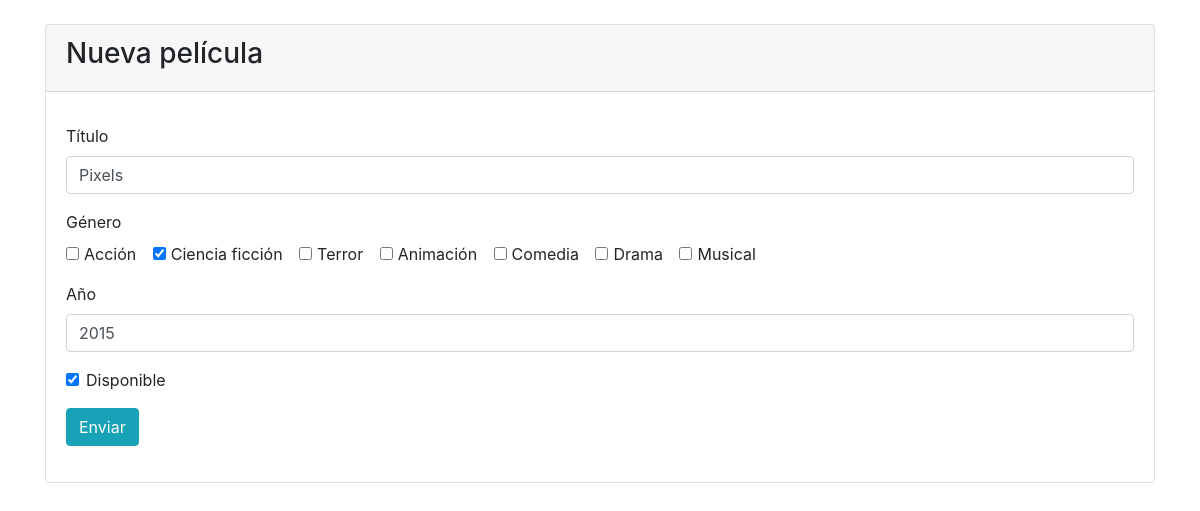
/vista/pelicula_actualizar.php?id=27036, run on the app's committed database.
### tables this page shows
CREATE TABLE IF NOT EXISTS `pelicula` (
  `id` int(11) NOT NULL AUTO_INCREMENT,
  `titulo` varchar(50) NOT NULL,
  `genero` varchar(100) NOT NULL,
  `año` int(11) NOT NULL,
  `disponible` bit(1) NOT NULL DEFAULT b'0',
  PRIMARY KEY (`id`)
);

### vista/pelicula_actualizar.php (called while the page is built, shortened)
<?php
$errores = '';
$frm_enviado = false;
if (isset($_POST['btn_enviar'])) {
    $id = $_POST['id'];
    $titulo = $_POST['titulo'];
    $genero = (isset($_POST['genero'])) ? implode(', ', $_POST['genero']) : '';
    $año = $_POST['año'];
    $disponible = (isset($_POST['disponible'])) ? true : false;
    if (!empty($titulo)) {
        $titulo = trim($titulo);
        $titulo = filter_var($titulo, FILTER_SANITIZE_STRING);
    } else {
        $errores .= 'Ingresar un título de la película<br/>';
    }
    if ($genero == '') {
        $errores .= 'Elegir por lo menos un género<br/>';
    }
    if (!empty($año)) {
        $año = trim($año);
        $año = filter_var($año, FILTER_SANITIZE_NUMBER_INT);
        $actual = date('Y');
        if ($año < 1901 || $año > $actual) {
            $errores .= 'El año no es válido<br/>';
        }
    }
    else {
        $errores .= 'Debe digitar el año de creación de película<br/>';
    }
    if (!$errores) {
        require_once '../modelo/Pelicula.php';
        require_once '../control/PeliculaControl.php';
        $pelicula = new Pelicula($id, $titulo, $genero, $año, $disponible);
        $peliculaControl = new PeliculaControl();
        if (trim($id) == '') {
            $peliculaControl->agregar($pelicula);
        }
        else {
            $peliculaControl->modificar($pelicula);
        }
        header('location: peliculas_listar.php');
    }
}
else if (isset($_GET['id']) && !isset($_POST['btn_enviar'])) {
    $id = $_GET['id'];
    require_once '../control/PeliculaControl.php';
    $peliculaControl = new PeliculaControl();
    $pelicula = $peliculaControl->buscarPorId($id);
    $titulo = $pelicula->titulo;
    $genero = $pelicula->genero;
    $año = $pelicula->año;
    $disponible = $pelicula->disponible;
}
require_once 'pelicula_vista_actualizar.php';

### control/PeliculaControl.php (called while the page is built, shortened)
<?php
class PeliculaControl {
    public function __construct() {
        try {
            $this->cnx = Db::conectar();
        }
        catch (PDOException $ex) {
            die($ex->getMessage());
        }
    }
    public function buscarPorId($id) {
        try {
            $sql = 'select * from pelicula where id = ?';
            $conexion = $this->cnx;
            $prep = $conexion->prepare($sql);
            $prep->execute(array($id));
            $pelicula = $prep->fetch(PDO::FETCH_OBJ);
        }
        catch (PDOException $ex) {
            die($ex->getMessage());
        }
        return $pelicula;
    }
}

### vista/pelicula_vista_actualizar.php (the view, shortened to what this page needs)
<!DOCTYPE html>
<html lang="en">
<head>
    <link rel="stylesheet" href="../recursos/css/bootstrap.min.css" />
</head>
<body>
    <div class="container py-4">
        <div class="card">
            <div class="card-header">
                <h3>Nueva película</h3>
            </div>
            <div class="card-body">
                <form method="post" action="<?= htmlspecialchars($_SERVER['PHP_SELF']) ?>">
                    <div class="form-group">
                        <label for="titulo">Título</label>
                        <input type="text" name="titulo" id="titulo" class="form-control"
                            value="<?= (isset($titulo) && !$frm_enviado) ? $titulo : '' ?>">
                    </div>
                    <div class="form-group">
                        <label>Género</label>
                        <div class="form-group">
                            <div class="form-check form-check-inline">
                                <input type="checkbox" name="genero[]" id="genAccion" class="form-check-input" value="Acción"
                                    <?= (isset($genero) && !$frm_enviado && strpos($genero, 'Acción') !== false) ? 'checked' : '' ?> >
                                <label for="genAccion" class="form-check-label">Acción</label>
                            </div>
                            <div class="form-check form-check-inline">
                                <input type="checkbox" name="genero[]" id="genFiccion" class="form-check-input" value="Ciencia ficción"
                                    <?= (isset($genero) && !$frm_enviado && strpos($genero, 'Ciencia ficción') !== false) ? 'checked' : '' ?> >
                                <label for="genFiccion" class="form-check-label">Ciencia ficción</label>
                            </div>
                            <div class="form-check form-check-inline">
                                <input type="checkbox" name="genero[]" id="genTerror" class="form-check-input" value="Terror"
                                    <?= (isset($genero) && !$frm_enviado && strpos($genero, 'Terror') !== false) ? 'checked' : '' ?> >
                                <label for="genTerror" class="form-check-label">Terror</label>
                            </div>
                            <div class="form-check form-check-inline">
                                <input type="checkbox" name="genero[]" id="genAnimacion" class="form-check-input" value="Animación"
                                    <?= (isset($genero) && !$frm_enviado && strpos($genero, 'Animación') !== false) ? 'checked' : '' ?> >
                                <label for="genAnimacion" class="form-check-label">Animación</label>
                            </div>
                            <div class="form-check form-check-inline">
                                <input type="checkbox" name="genero[]" id="genComedia" class="form-check-input" value="Comedia"
                                    <?= (isset($genero) && !$frm_enviado && strpos($genero, 'Comedia') !== false) ? 'checked' : '' ?> >
                                <label for="genComedia" class="form-check-label">Comedia</label>
                            </div>
                            <div class="form-check form-check-inline">
                                <input type="checkbox" name="genero[]" id="genDrama" class="form-check-input" value="Drama"
                                    <?= (isset($genero) && !$frm_enviado && strpos($genero, 'Drama') !== false) ? 'checked' : '' ?> >
                                <label for="genDrama" class="form-check-label">Drama</label>
                            </div>
                            <div class="form-check form-check-inline">
                                <input type="checkbox" name="genero[]" id="genMusical" class="form-check-input" value="Musical"
                                <?= (isset($genero) && !$frm_enviado && strpos($genero, 'Musical') !== false) ? 'checked' : '' ?> >
                                <label for="genMusical" class="form-check-label">Musical</label>
                            </div>
                        </div>
                    </div>
                    <div class="form-group">
                        <label for="año">Año</label>
                        <input type="number" name="año" id="año" class="form-control"
                            value="<?= (isset($año) && !$frm_enviado) ? $año : '' ?>">
                    </div>
                    <div class="form-group">
                        <div class="form-check">
                            <input type="checkbox" name="disponible" id="disponible" class="form-check-input"
                                <?= (isset($disponible) && !$frm_enviado && $disponible == true) ? 'checked' : '' ?> >
                            <label for="disponible" class="form-check-label">Disponible</label>
                        </div>
                    </div>
                    <div class="form-group">
                        <input type="submit" value="Enviar" name="btn_enviar" class="btn btn-info">
                    </div>
                </form>
            </div>
        </div>
    </div>
</body>
</html>

### data on the page
pelicula: titulo "Pixels", genero "☑", año "2015", disponible "☑"
